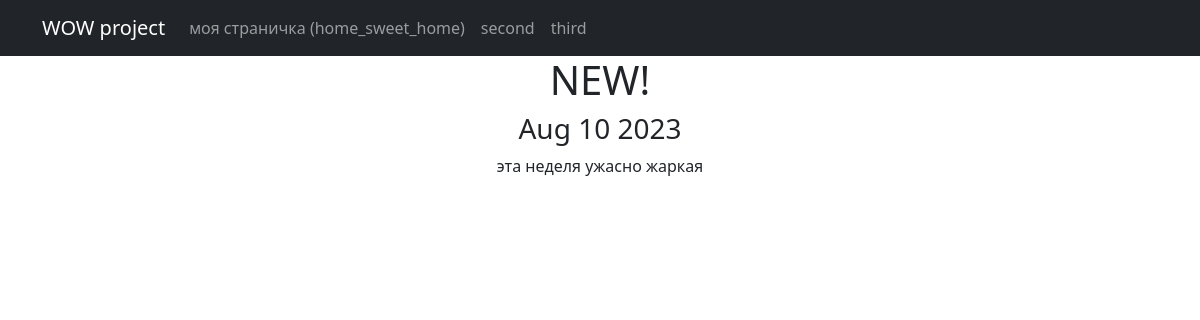
/news/5, run on the app's committed database.
### news/models.py (models this page shows, shortened)
class Post (models.Model):
    author = models.ForeignKey("Author", on_delete=models.CASCADE)
    types = models.CharField(max_length=2, choices=post_types, default=article)
    creation_datetime = models.DateTimeField(auto_now_add=True)
    post_category = models.ManyToManyField("Category", through=PostCategory)
    heading = models.CharField(max_length=255)
    text = models.TextField()
    rating = models.IntegerField(default=0)

### news/views.py (the view)
# urls.py: path('<int:pk>', PostDetail.as_view(), name='post_detail'),
class PostDetail(DetailView):
    model = Post
    template_name = 'post.html'
    context_object_name = 'post'

### news/templatetags/custom_filters.py (called while the page is built)
@register.filter()
def censor(value):
    if not isinstance(value, str):
        raise TypeError()
    for word in re.findall(r"[\w']+|[.,!?;]",value):
        if word.lower() in censu:
            value = value.replace(word, f"{word[0]}{'*'*(len(word)-2)}{word[-1]}")
    return value

### templates/post.html (shortened to what this page needs)
{% extends 'flatpages/default.html' %}
{% load custom_filters %}
{% block content %}
<h1>{{ post.heading|censor }}</h1>
<h3>{{ post.creation_datetime|date:'M d Y' }}</h3>
{{post.text|censor}}
{% endblock content %}

### data on the page
Post: heading|censor "NEW!", creation_datetime "Aug 10 2023", text|censor "эта неделя ужасно жаркая"
